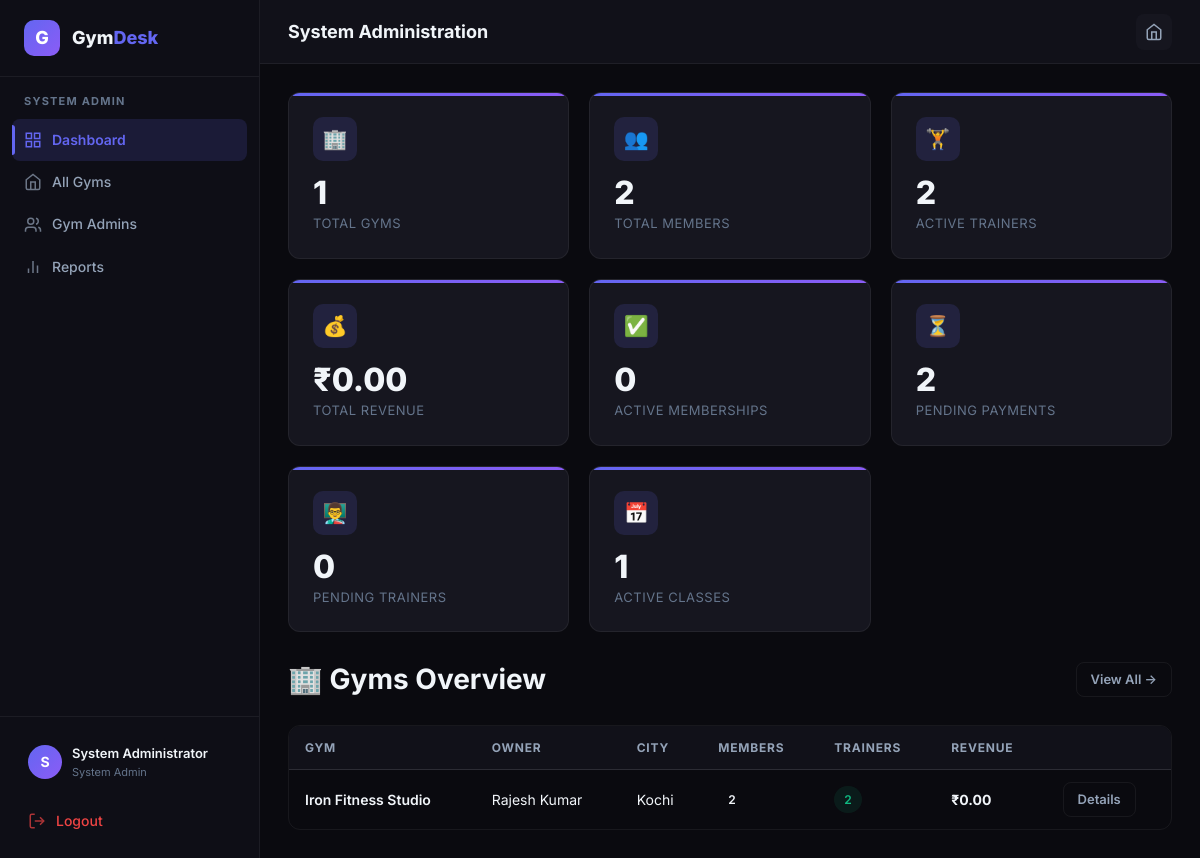
The page /sysadmin/dashboard (signed in) on the database as committed earlier.
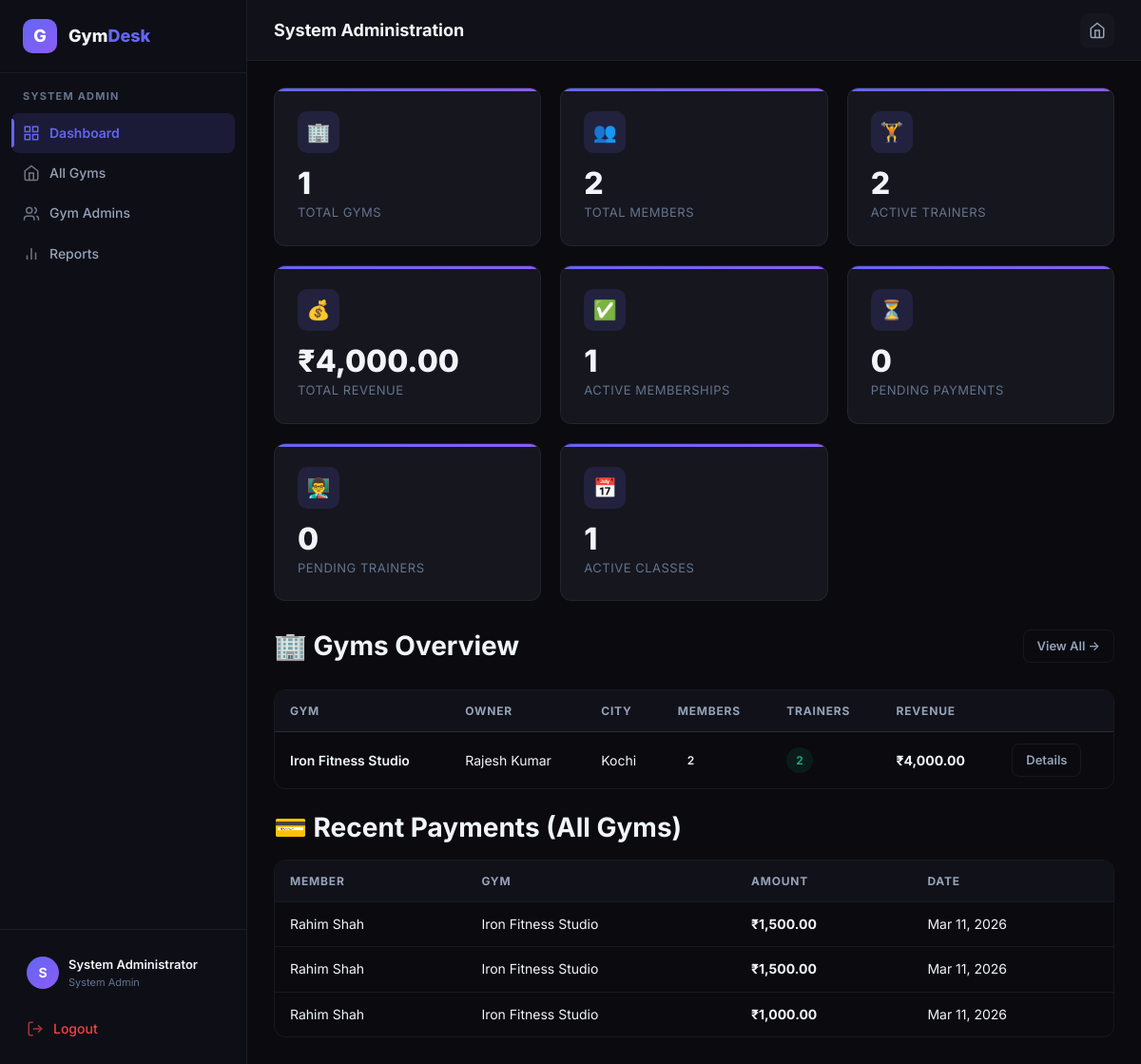
The same page on the database as committed later.
### tables this page shows
CREATE TABLE gyms (
            id INTEGER PRIMARY KEY AUTOINCREMENT,
            name TEXT NOT NULL,
            address TEXT,
            city TEXT,
            state TEXT,
            pincode TEXT,
            phone TEXT,
            email TEXT,
            description TEXT,
            logo TEXT,
            gym_type TEXT DEFAULT 'general',
            owner_id INTEGER NOT NULL,
            is_approved INTEGER DEFAULT 0,
            opening_time TEXT DEFAULT '06:00',
            closing_time TEXT DEFAULT '22:00',
            created_at TIMESTAMP DEFAULT CURRENT_TIMESTAMP,
            FOREIGN KEY (owner_id) REFERENCES users(id)
        );

CREATE TABLE users (
            id INTEGER PRIMARY KEY AUTOINCREMENT,
            email TEXT UNIQUE NOT NULL,
            password_hash TEXT NOT NULL,
            role TEXT NOT NULL CHECK(role IN ('system_admin','gym_admin','trainer','member')),
            full_name TEXT NOT NULL,
            phone TEXT,
            avatar TEXT,
            is_active INTEGER DEFAULT 1,
            created_at TIMESTAMP DEFAULT CURRENT_TIMESTAMP
        );

CREATE TABLE payments (
            id INTEGER PRIMARY KEY AUTOINCREMENT,
            member_id INTEGER NOT NULL,
            gym_id INTEGER NOT NULL,
            plan_id INTEGER,
            amount REAL NOT NULL,
            payment_type TEXT DEFAULT 'subscription',
            payment_method TEXT DEFAULT 'cash',
            reference_id TEXT,
            transaction_screenshot TEXT,
            admin_notes TEXT,
            payment_date DATE DEFAULT (date('now')),
            status TEXT DEFAULT 'pending' CHECK(status IN ('completed','pending','failed','refunded')),
            created_at TIMESTAMP DEFAULT CURRENT_TIMESTAMP,
            FOREIGN KEY (member_id) REFERENCES members(id),
            FOREIGN KEY (gym_id) REFERENCES gyms(id),
            FOREIGN KEY (plan_id) REFERENCES membership_plans(id)
        );

### backend/routes/sysadmin.py (the view)
@sysadmin_bp.route('/dashboard')
@login_required
@system_admin_required
def dashboard():
    db = get_db()
    stats = {
        'total_gyms': db.execute('SELECT COUNT(*) as c FROM gyms').fetchone()['c'],
        'total_members': db.execute('SELECT COUNT(*) as c FROM members').fetchone()['c'],
        'total_trainers': db.execute('SELECT COUNT(*) as c FROM trainers WHERE is_approved=1').fetchone()['c'],
        'total_revenue': db.execute("SELECT COALESCE(SUM(amount),0) as c FROM payments WHERE status='completed'").fetchone()['c'],
        'pending_trainers': db.execute('SELECT COUNT(*) as c FROM trainers WHERE is_approved=0').fetchone()['c'],
        'active_subscriptions': db.execute("SELECT COUNT(*) as c FROM member_subscriptions WHERE status='active' AND end_date >= date('now')").fetchone()['c'],
        'pending_payments': db.execute("SELECT COUNT(*) as c FROM payments WHERE status='pending'").fetchone()['c'],
        'total_classes': db.execute("SELECT COUNT(*) as c FROM classes WHERE is_active=1").fetchone()['c'],
    }
    gyms = db.execute('''
        SELECT g.*,
               u.full_name as owner_name, u.email as owner_email,
               (SELECT COUNT(*) FROM members m WHERE m.gym_id = g.id) as member_count,
               (SELECT COUNT(*) FROM trainers t WHERE t.gym_id = g.id AND t.is_approved=1) as trainer_count,
               (SELECT COALESCE(SUM(p.amount),0) FROM payments p WHERE p.gym_id = g.id AND p.status='completed') as revenue
        FROM gyms g
        JOIN users u ON g.owner_id = u.id
        ORDER BY g.created_at DESC
    ''').fetchall()
    recent_payments = db.execute('''
        SELECT p.*, u.full_name as member_name, g.name as gym_name
        FROM payments p
        JOIN members m ON p.member_id = m.id
        JOIN users u ON m.user_id = u.id
        JOIN gyms g ON p.gym_id = g.id
        WHERE p.status = 'completed'
        ORDER BY p.created_at DESC LIMIT 10
    ''').fetchall()
    db.close()
    return render_template('sysadmin/dashboard.html', stats=stats, gyms=gyms,
                           recent_payments=recent_payments)

### backend/app.py (called while the page is built)
    @property
    def is_authenticated(self):
        return True

### backend/database.py (called while the page is built)
def get_db():
    conn = sqlite3.connect(Config.DATABASE)
    conn.row_factory = sqlite3.Row
    conn.execute("PRAGMA foreign_keys = ON")
    return conn

### backend/routes/sysadmin.py (called while the page is built)
def system_admin_required(f):
    @wraps(f)
    def decorated(*args, **kwargs):
        if not current_user.is_authenticated or current_user.role != 'system_admin':
            from flask import flash, redirect, url_for
            flash('System administrator access required.', 'error')
            return redirect(url_for('public.landing'))
        return f(*args, **kwargs)
    return decorated

### backend/utils/helpers.py (called while the page is built)
def format_date(d):
    if isinstance(d, str):
        try:
            d = datetime.strptime(d, '%Y-%m-%d')
        except ValueError:
            try:
                d = datetime.strptime(d, '%Y-%m-%d %H:%M:%S')
            except ValueError:
                return d
    if isinstance(d, (datetime, date)):
        return d.strftime('%b %d, %Y')
    return str(d)

def format_currency(amount):
    if amount is None:
        return '₹0.00'
    return f'₹{amount:,.2f}'

### frontend/templates/sysadmin/dashboard.html
{% extends "dashboard_base.html" %}{% block title %}System Admin{% endblock %}{% block page_title %}System
Administration{% endblock %}
{% block sidebar_nav %}{% include "sysadmin/_sidebar.html" %}{% endblock %}
{% block content %}
<div class="stats-grid">
    <div class="stat-card">
        <div class="stat-icon">🏢</div>
        <div class="stat-value">{{ stats.total_gyms }}</div>
        <div class="stat-label">Total Gyms</div>
    </div>
    <div class="stat-card">
        <div class="stat-icon">👥</div>
        <div class="stat-value">{{ stats.total_members }}</div>
        <div class="stat-label">Total Members</div>
    </div>
    <div class="stat-card">
        <div class="stat-icon">🏋️</div>
        <div class="stat-value">{{ stats.total_trainers }}</div>
        <div class="stat-label">Active Trainers</div>
    </div>
    <div class="stat-card">
        <div class="stat-icon">💰</div>
        <div class="stat-value">{{ format_currency(stats.total_revenue) }}</div>
        <div class="stat-label">Total Revenue</div>
    </div>
    <div class="stat-card">
        <div class="stat-icon">✅</div>
        <div class="stat-value">{{ stats.active_subscriptions }}</div>
        <div class="stat-label">Active Memberships</div>
    </div>
    <div class="stat-card">
        <div class="stat-icon">⏳</div>
        <div class="stat-value">{{ stats.pending_payments }}</div>
        <div class="stat-label">Pending Payments</div>
    </div>
    <div class="stat-card">
        <div class="stat-icon">👨‍🏫</div>
        <div class="stat-value">{{ stats.pending_trainers }}</div>
        <div class="stat-label">Pending Trainers</div>
    </div>
    <div class="stat-card">
        <div class="stat-icon">📅</div>
        <div class="stat-value">{{ stats.total_classes }}</div>
        <div class="stat-label">Active Classes</div>
    </div>
</div>
<div class="page-header mt-6">
    <h2>🏢 Gyms Overview</h2>
    <a href="{{ url_for('sysadmin.gyms') }}" class="btn btn-ghost btn-sm">View All →</a>
</div>
{% if gyms %}
<div class="table-wrapper">
    <table>
        <thead>
            <tr>
                <th>Gym</th>
                <th>Owner</th>
                <th>City</th>
                <th>Members</th>
                <th>Trainers</th>
                <th>Revenue</th>
                <th></th>
            </tr>
        </thead>
        <tbody>
            {% for g in gyms[:5] %}<tr>
                <td class="font-semibold">{{ g['name'] }}</td>
                <td>{{ g['owner_name'] }}</td>
                <td>{{ g['city'] or '—' }}</td>
                <td><span class="badge badge-primary">{{ g['member_count'] }}</span></td>
                <td><span class="badge badge-success">{{ g['trainer_count'] }}</span></td>
                <td class="font-bold">{{ format_currency(g['revenue']) }}</td>
                <td><a href="{{ url_for('sysadmin.gym_detail', gym_id=g['id']) }}"
                        class="btn btn-ghost btn-sm">Details</a></td>
            </tr>{% endfor %}
        </tbody>
    </table>
</div>
{% else %}<div class="empty-state">
    <h3>No gyms registered yet</h3>
</div>{% endif %}
{% if recent_payments %}
<h2 class="mt-6 mb-4">💳 Recent Payments (All Gyms)</h2>
<div class="table-wrapper">
    <table>
        <thead>
            <tr>
                <th>Member</th>
                <th>Gym</th>
                <th>Amount</th>
                <th>Date</th>
            </tr>
        </thead>
        <tbody>
            {% for p in recent_payments %}<tr>
                <td>{{ p['member_name'] }}</td>
                <td>{{ p['gym_name'] }}</td>
                <td class="font-bold">{{ format_currency(p['amount']) }}</td>
                <td>{{ format_date(p['payment_date']) }}</td>
            </tr>{% endfor %}
        </tbody>
    </table>
</div>
{% endif %}
{% endblock %}

Rows that differ between the two databases and show on the page:
computed for gyms "Iron Fitness Studio": revenue "₹0.00" → "₹4,000.00"
added payments: member_name "Rahim Shah", gym_name "Iron Fitness Studio", amount "₹1,500.00", payment_date "Mar 11, 2026"
now on this page (row edited): payments: member_name "Rahim Shah", gym_name "Iron Fitness Studio", amount "₹1,500.00", payment_date "Mar 11, 2026"
now on this page (row edited): payments: member_name "Rahim Shah", gym_name "Iron Fitness Studio", amount "₹1,000.00", payment_date "Mar 11, 2026"
Other text that changed with them:
{{ stats.active_subscriptions }}: "0" → "1"
{{ stats.pending_payments }}: "2" → "0"
text no longer shown: "₹0.00"
text now shown: "₹4,000.00 💳 Recent Payments (All Gyms) MEMBER GYM AMOUNT DATE"
